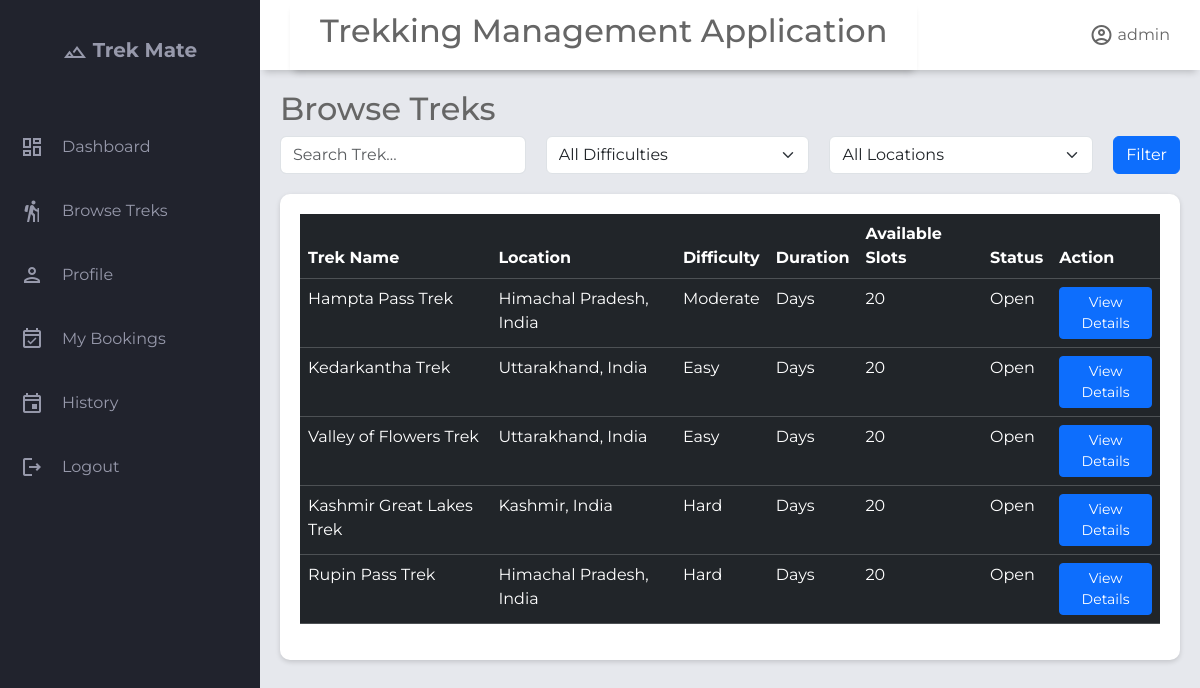
Screenshot of /home/1/browse with the database file from the repository.
### application/models.py (models this page shows)
class User(db.Model):
    __tablename__='user'
    id= db.Column(db.Integer, primary_key=True)
    username=db.Column(db.String(),unique=True,nullable=False)
    email=db.Column(db.String(),unique=True,nullable=False)
    password=db.Column(db.String(),nullable=False)
    full_name        = db.Column(db.String(), nullable=True)
    phone            = db.Column(db.String(), nullable=True)
    role=db.Column(Enum('admin','trek staff','trekker',name='user_role'),nullable=False,default='trekker')# admin | trek staff | trekker
    is_blacklisted=db.Column(db.Boolean,default=False)
    blacklist_reason=db.Column(db.Text,nullable=True)
    is_active=db.Column(db.Boolean,default=True)
    created_at       = db.Column(db.DateTime, default=db.func.now())
    updated_at       = db.Column(db.DateTime, onupdate=db.func.now())
    bookings=db.relationship('Booking',lazy=True, back_populates='user',cascade="all, delete-orphan") #all → apply operations like save, update, delete to the related bookings.
    staff_profile=db.relationship('Staff_profile',lazy=True,uselist=False,back_populates='user') #uselist= False means One-to-one (single object) while default it is one-to-many

class Trek(db.Model):
    __tablename__='trek'
    id              = db.Column(db.Integer, primary_key=True)
    name            = db.Column(db.String(), nullable=False)
    description     = db.Column(db.Text, nullable=True)
    location        = db.Column(db.String(), nullable=True)
    difficulty      = db.Column(db.String(), nullable=False, default='moderate')  # easy | moderate | hard
    duration_days   = db.Column(db.Integer, nullable=False)
    start_date      = db.Column(db.DateTime, nullable=True)
    end_date        = db.Column(db.DateTime, nullable=True)
    max_slots       = db.Column(db.Integer, nullable=False, default=20)
    available_slots = db.Column(db.Integer, nullable=False, default=20)
    price           = db.Column(db.Numeric, nullable=False, default=0.0)
    status          = db.Column(Enum('open','closed',name='trek_status'),nullable=False, default='pending')
    trek_progress   = db.Column(Enum('upcoming','started','completed',name="trek_progress"),default='upcoming')
    created_at      = db.Column(db.DateTime, default=db.func.now())
    updated_at      = db.Column(db.DateTime, onupdate=db.func.now())
    image           = db.Column(db.String(200))
    assigned_staffs=db.relationship('Staff_profile',secondary='trek_staff_assignment',lazy=True,back_populates='assigned_treks')#many to many relationship
    bookings=db.relationship('Booking',back_populates='trek',lazy=True,cascade="all, delete-orphan")#one to many relationship as one trek can have multiple bookings but not other side, as one booking can belong to a single trek

### application/controller.py (the view)
@app.route("/home/<int:user_id>/browse")
def browse_treks(user_id):
    user = User.query.get_or_404(user_id)
    difficulty = request.args.get("difficulty")
    location = request.args.get("location")
    search = request.args.get("search")
    treks = Trek.query.filter(Trek.status == "open")
    if search:
        treks = treks.filter(Trek.name.ilike(f"%{search}%"))
    if difficulty:
        treks = treks.filter(Trek.difficulty == difficulty)
    if location:
        treks = treks.filter(Trek.location == location)
    treks = treks.order_by(Trek.start_date).all()
    locations = (
        db.session.query(Trek.location)
        .distinct()
        .order_by(Trek.location)
        .all()
    )
    return render_template("browse_treks.html",user=user,treks=treks,locations=locations,selected_location=location,selected_difficulty=difficulty,search=search)

### templates/browse_treks.html (shortened to what this page needs)
{% extends "trekker_base.html" %}
{% block header_title %}
Browse Treks
{% endblock %}
{% block content %}
<div class="filter-card">
    <form method="GET">
        <div class="filter-row" style="display: flex; gap: 20px;">
            <input type="text" name="search" class="form-control" placeholder="Search Trek..." value="{{ search or ''}}">
            <select name="difficulty" class="form-select" >
                <option value="">All Difficulties</option>
            </select>
            <select name="location" class="form-select">
                <option value="">All Locations</option>
            </select>
            <button class="btn btn-primary">
                Filter
            </button>
        </div>
    </form>
</div>
<section class="table-section">
    <div class="table-content">
        <table class="table table-dark table-hover">
            <thead>
                <tr>
                    <th>Trek Name</th>
                    <th>Location</th>
                    <th>Difficulty</th>
                    <th>Duration</th>
                    <th>Available Slots</th>
                    <th>Status</th>
                    <th>Action</th>
                </tr>
            </thead>
            <tbody>
                {% for trek in treks %}
                <tr>
                    <td>{{trek.name}}</td>
                    <td>{{trek.location}}</td>
                    <td>{{trek.difficulty.title()}}</td>
                    <td>{{trek.duration}} Days</td>
                    <td>{{trek.available_slots}}</td>
                    <td>{{trek.status.title()}}</td>
                    <td>
                        <a href="{{url_for('trek_details',user_id=user.id,trek_id=trek.id)}}" class="btn btn-primary btn-sm">
                            View Details
                        </a>
                    </td>
                </tr>
                {% endfor %}
            </tbody>
        </table>
    </div>
</section>
{% endblock %}

### templates/trekker_base.html (shortened to what this page needs)
<!DOCTYPE html>
<html lang="en">
<head>
    <link rel="stylesheet" href="https://cdn.jsdelivr.net/npm/bootstrap@5.3.8/dist/css/bootstrap.min.css">
    <link rel="stylesheet" href="{{ url_for('static',filename='style.css') }}">
</head>
<body>
    <div class="grid-container">
        <header class="header">
            <div class="header left">
                <h2>Trekking Management Application</h2>
            </div>
            <div class="header-right">
                <span class="material-icons-outlined">account_circle</span> {{user.username}}
            </div>
        </header>
        <aside id="sidebar">
            <div class="sidebar-title">
                <div class="sidebar-brand">
                    <span class="material-icons-outlined">filter_hdr</span> Trek Mate
                </div>
            </div>
            <ul class="sidebar-list">
                <li class="sidebar-list-item">
                    <span class="material-icons-outlined">dashboard</span> <a href="{{ url_for('user_dashboard',user_id=user.id)}}">Dashboard</a>
                </li>
                <li class="sidebar-list-item">
                    <span class="material-icons-outlined">hiking</span> <a href="{{ url_for('browse_treks',user_id=user.id) }}">Browse Treks</a>
                </li>
                <li class="sidebar-list-item">
                    <span class="material-icons-outlined">person</span> <a href="{{ url_for('trekker_profile',user_id=user.id) }}">Profile</a>
                </li>
                <li class="sidebar-list-item">
                    <span class="material-icons-outlined">event_available</span> <a href="{{ url_for('my_bookings',user_id=user.id) }}"> My Bookings</a>
                </li>
                <li class="sidebar-list-item">
                   <span class="material-icons-outlined">event</span>  <a href="{{ url_for('trek_history', user_id=user.id) }}">History</a>
                </li>
                <li class="sidebar-list-item">
                    <span class="material-icons-outlined">logout</span><a href="/login">Logout</a>
                </li>
            </ul>
        </aside>
        <main class="main-container">
            <div class="main-title">
                <div>
                    <h2>{% block header_title %}Dashboard{% endblock %}</h2>
                </div>
            </div>
            {% block content %}
            {% endblock %}
        </main>
    </div>
</body>
</html>

### static/style.css (style rules this page uses)
body { margin: 0; padding: 0; box-sizing: border-box; background-color: #e6e8ed; color: #666666; font-family: "Montserrat",sans-serif; }
.material-icons-outlined { vertical-align: middle; line-height: 1px; }
.grid-container { display: grid; grid-template-columns: 260px 1fr 1fr 1fr ; grid-template-rows: 0.2fr 3fr; grid-template-areas: "sidebar header header header" "sidebar main main main" ; height: 100vh; }
.header { grid-area: header; height: 70px; background-color: #ffffff; display: flex; align-items: center; justify-content: space-between; padding: 0 30px 0 30px; box-shadow: 0 6px 7px -4px rgba(0,0,0,0.2); }
#sidebar { grid-area: sidebar; height: 100%; background-color: #21232d; color: #9799ab; overflow-y: auto; transition: all 0.5s; }
.sidebar-title { display: flex; justify-content: center; align-items: center; padding: 20px 20px 20px 20px; margin-bottom: 30px; }
.sidebar-brand { margin-top: 15px; font-size: 20px; font-weight: 700; }
.sidebar-list { padding: 0; margin-top: 15px; list-style-type: none; width:100%; }
.sidebar-list-item { padding: 20px 20px 20px 20px; display: flex; align-items: center; width:100%; gap: 18px; border-radius:10px; transition:0.3s; }
.main-container { grid-area: main; overflow-y: auto; padding: 20px 20px; }
.main-title { display: flex; justify-content: space-between; align-items:center; }
.table-content { width: 100%; margin-top: 20px; background:white; border-radius:10px; padding:20px; box-shadow:0 2px 5px rgba(0,0,0,.15); }
table { width: 100%; border-collapse:collapse; }
th,td { padding:15px; text-align:left; }
thead { background:#f5f5f5; }

### templates/trekker_base.html (style rules this page uses)
a { text-decoration: none; color: #9799ab; }

### rows the page displays
User: username "admin"
Trek: name "Hampta Pass Trek", location "Himachal Pradesh, India", difficulty "Moderate", available_slots "20", status "Open"
Trek: name "Kedarkantha Trek", location "Uttarakhand, India", difficulty "Easy", available_slots "20", status "Open"
Trek: name "Valley of Flowers Trek", location "Uttarakhand, India", difficulty "Easy", available_slots "20", status "Open"
Trek: name "Kashmir Great Lakes Trek", location "Kashmir, India", difficulty "Hard", available_slots "20", status "Open"
Trek: name "Rupin Pass Trek", location "Himachal Pradesh, India", difficulty "Hard", available_slots "20", status "Open"
